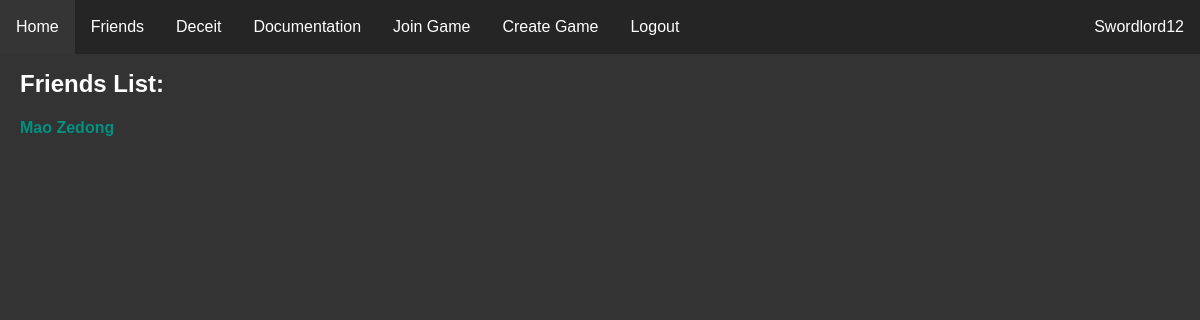
The page /user/friends (signed in) on the database as committed earlier.
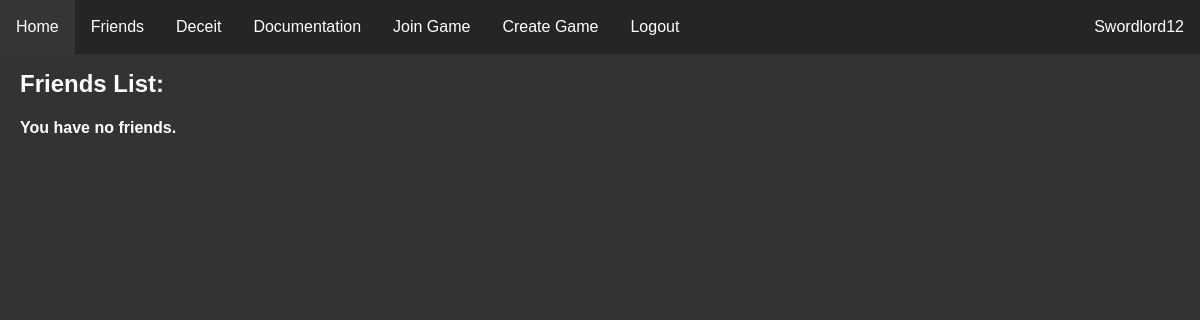
The same page on the database as committed later.
### website/models.py (models this page shows)
class User(db.Model, UserMixin):
    id = db.Column(db.Integer, primary_key=True)
    email = db.Column(db.String(150), unique=True)
    password = db.Column(db.String(150))
    username = db.Column(db.String(150))
    pfp = db.Column(db.String(50))
    admin = db.Column(db.String(50))

### website/profiles.py (the view)
@login_required
@profiles.route('friends')
def friends():
    result_list = []
    friends_list = []
    for friend in db.session.query(Friends).filter_by(user1=current_user.id):
        friends_list.append(friend.user2)
        print('worked 1')
    for friend in db.session.query(Friends).filter_by(user2=current_user.id):
        friends_list.append(friend.user1)
        print('worked 2')
    for friend in friends_list:
        print('worked 3')
        result = db.session.query(User).filter_by(id=friend).first()
        result_list.append([result, url_for('profiles.profile', user_id=result.id)])
    return render_template('friends.html', user=current_user, friends=result_list)

### website/templates/friends.html
{% extends "base.html" %} {% block title %}Friends{% endblock %}
{% block content %}
    <h2>Friends List:</h2>
    {% for friend in friends %}
        <h4><a class="link" href={{friend[1]}}>{{friend[0].username}}</a></h4>
    {% else %}
        <h4>You have no friends.</h4>
    {% endfor %}
{% endblock %}

Rows that differ between the two databases and show on the page:
no longer on this page (row edited): User: username "Mao Zedong"
Other text that changed with them:
text now shown: "You have no friends."
